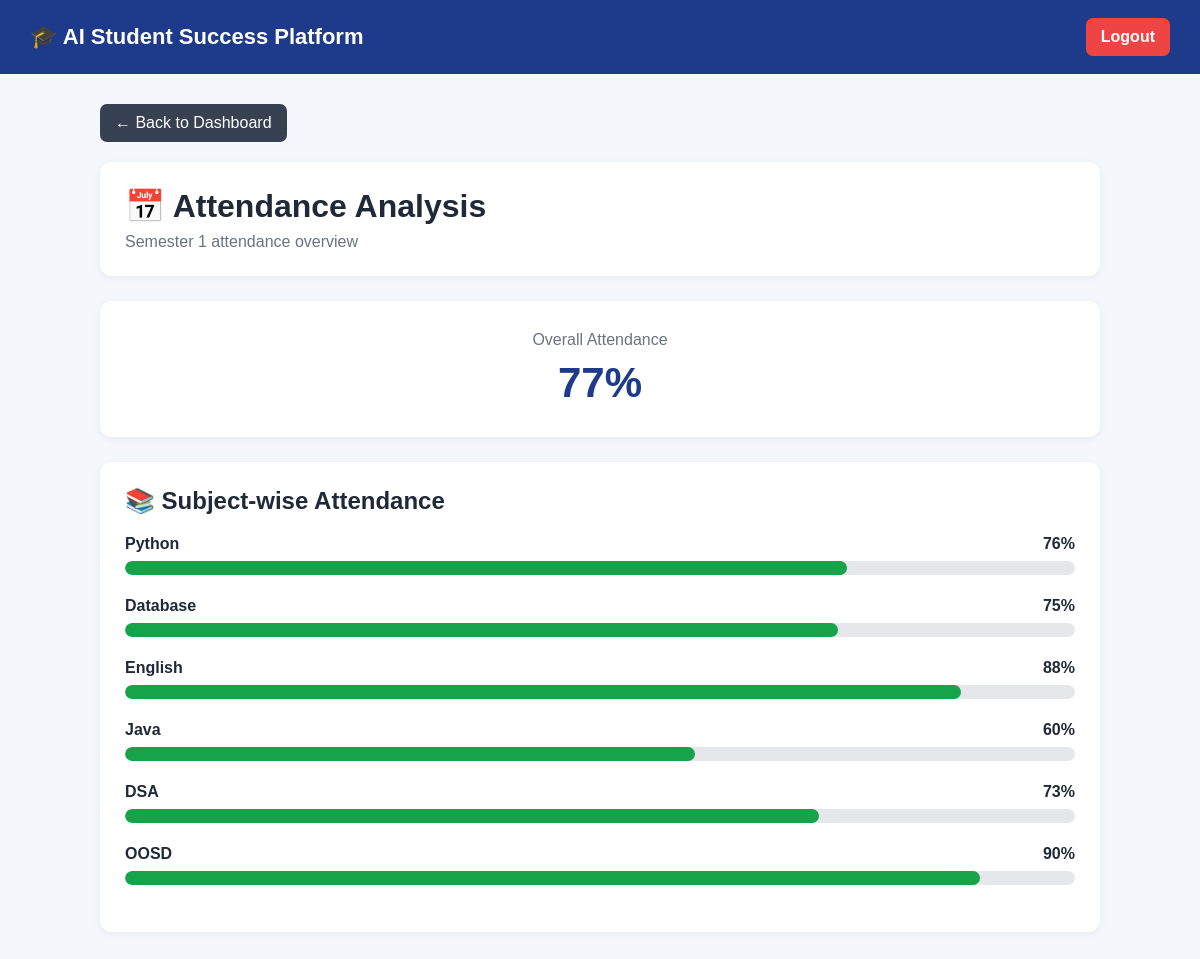
The app's page /attendance (signed in) with its own data.
### tables this page shows
CREATE TABLE academic_data (
    id INTEGER PRIMARY KEY AUTOINCREMENT,
    student_id INTEGER NOT NULL,
    subject TEXT NOT NULL,
    marks INTEGER NOT NULL,
    attendance INTEGER NOT NULL, semester INTEGER NOT NULL DEFAULT 1,
    FOREIGN KEY (student_id) REFERENCES students(id)
);

### app.py (the view)
@app.route("/attendance")
def attendance_analysis():
    student_id = session.get("student_id")
    if not student_id:
        return redirect(
            url_for("home")
        )
    semester = request.args.get(
        "semester",
        default=1,
        type=int
    )
    conn = sqlite3.connect("students.db")
    cursor = conn.cursor()
    cursor.execute(
        """
        SELECT
            id,
            subject,
            marks,
            attendance
        FROM academic_data
        WHERE student_id = ?
        AND semester = ?
        ORDER BY id
        """,
        (
            student_id,
            semester
        )
    )
    academic_data = cursor.fetchall()
    conn.close()
    if academic_data:
        total_attendance = sum(
            row[3]
            for row in academic_data
        )
        attendance = round(
            total_attendance / len(academic_data)
        )
    else:
        attendance = 0
    return render_template(
        "attendance.html",
        academic_data=academic_data,
        attendance=attendance,
        semester=semester
    )

### templates/attendance.html (shortened to what this page needs)
<!DOCTYPE html>
<html lang="en">
<head>
</head>
<body>
<header class="header">
    <div class="logo">
        🎓 AI Student Success Platform
    </div>
    <a
        href="{{ url_for('logout') }}"
        class="logout"
    >
        Logout
    </a>
</header>
<div class="container">
    <a
        href="{{ url_for('dashboard', semester=semester) }}"
        class="back-button"
    >
        ← Back to Dashboard
    </a>
    <div class="title-card">
        <h1>
            📅 Attendance Analysis
        </h1>
        <p>
            Semester {{ semester }} attendance overview
        </p>
    </div>
    <div class="overall-card">
        <div class="overall-title">
            Overall Attendance
        </div>
        <div class="overall-value">
            {{ attendance }}%
        </div>
    </div>
    <div class="attendance-list">
        <h2>
            📚 Subject-wise Attendance
        </h2>
        {% if academic_data %}
            {% for record in academic_data %}
                <div class="subject-row">
                    <div class="subject-header">
                        <span class="subject-name">
                            {{ record[1] }}
                        </span>
                        <span class="subject-value">
                            {{ record[3] }}%
                        </span>
                    </div>
                    <div class="progress-bar">
                        <div
                            class="progress-fill"
                            style="width: {{ record[3] }}%;"
                        ></div>
                    </div>
                </div>
            {% endfor %}
        {% else %}
            <div class="no-data">
                No attendance data available for
                Semester {{ semester }}.
            </div>
        {% endif %}
    </div>
</div>
</body>
</html>

### templates/attendance.html (style rules this page uses)
* { box-sizing: border-box; }
body { margin: 0; font-family: Arial, sans-serif; background: #f4f7fb; color: #1f2937; }
.header { background: #1e3a8a; color: white; padding: 18px 30px; display: flex; justify-content: space-between; align-items: center; }
.logo { font-size: 22px; font-weight: bold; }
.logout { background: #ef4444; color: white; text-decoration: none; padding: 10px 15px; border-radius: 7px; font-weight: bold; }
.container { width: 92%; max-width: 1000px; margin: 30px auto; }
.back-button { display: inline-block; margin-bottom: 20px; background: #374151; color: white; text-decoration: none; padding: 10px 15px; border-radius: 7px; }
.title-card { background: white; padding: 25px; border-radius: 12px; box-shadow: 0 2px 8px rgba(0,0,0,0.06); margin-bottom: 25px; }
.title-card h1 { margin: 0 0 8px 0; }
.title-card p { color: #6b7280; margin: 0; }
.overall-card { background: white; padding: 30px; border-radius: 12px; box-shadow: 0 2px 8px rgba(0,0,0,0.06); text-align: center; margin-bottom: 25px; }
.overall-title { color: #6b7280; font-size: 16px; margin-bottom: 10px; }
.overall-value { font-size: 42px; font-weight: bold; color: #1e3a8a; }
.attendance-list { background: white; padding: 25px; border-radius: 12px; box-shadow: 0 2px 8px rgba(0,0,0,0.06); }
.attendance-list h2 { margin-top: 0; }
.subject-row { margin-bottom: 22px; }
.subject-header { display: flex; justify-content: space-between; margin-bottom: 8px; }
.subject-name { font-weight: bold; }
.subject-value { font-weight: bold; }
.progress-bar { width: 100%; height: 14px; background: #e5e7eb; border-radius: 10px; overflow: hidden; }
.progress-fill { height: 100%; background: #16a34a; border-radius: 10px; }

### records on screen
academic_data: subject "Python", attendance "76"
academic_data: subject "Database", attendance "75"
academic_data: subject "English", attendance "88"
academic_data: subject "Java", attendance "60"
academic_data: subject "DSA", attendance "73"
academic_data: subject "OOSD", attendance "90"

### other values on screen
{{ semester }} "1"
{{ attendance }} "77"
